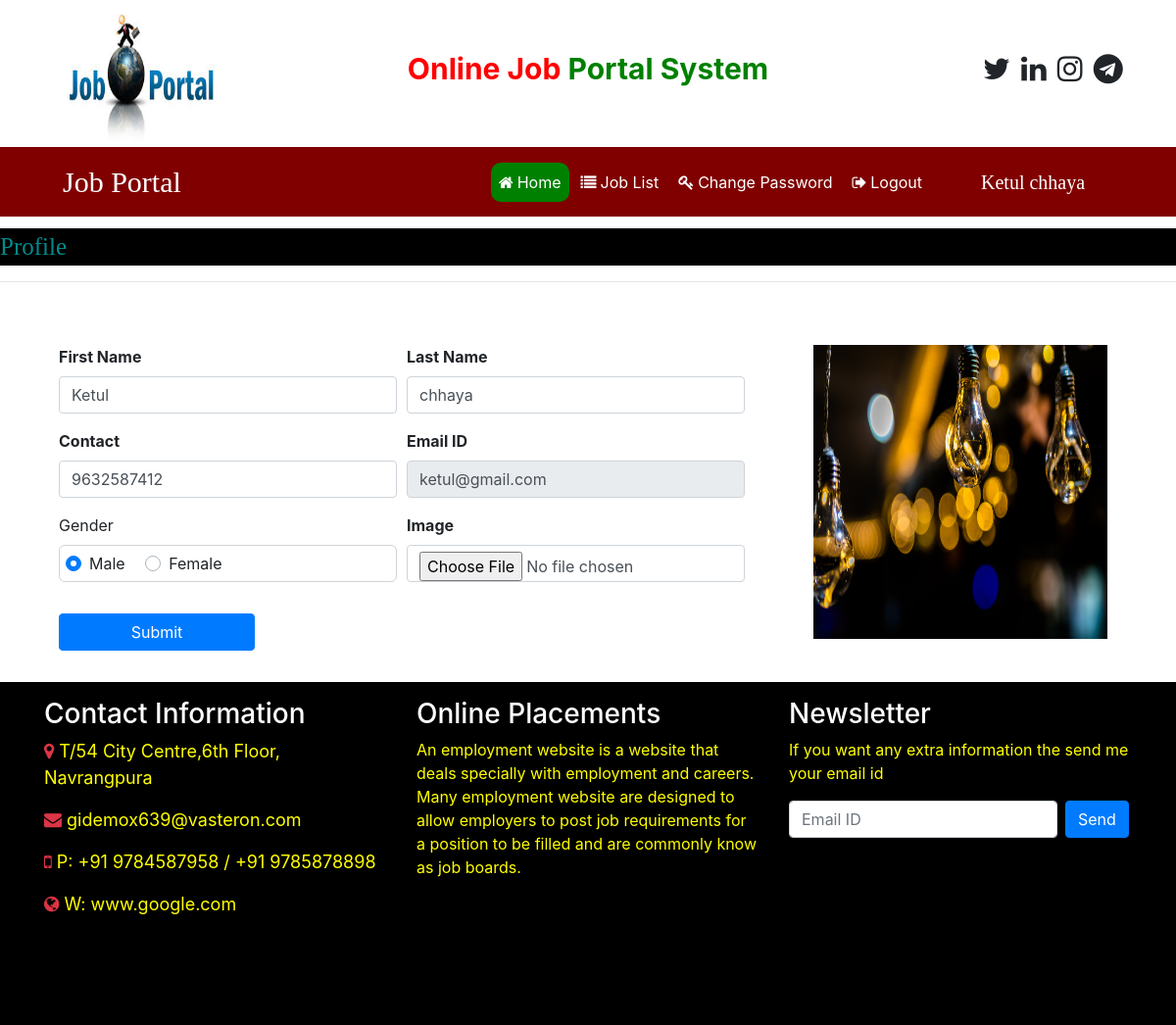
/user_home (signed in), run on the app's committed database.
### job/models.py (models this page shows, shortened)
class StudentUser(models.Model):
    user = models.ForeignKey(User, on_delete=models.CASCADE)
    mobile = models.CharField(max_length=15, null=True)
    image = models.FileField(null=True)
    gender = models.CharField(max_length=10, null=True)
    type = models.CharField(max_length=15, null=True)

### job/views.py (the view, shortened to what this page needs)
# urls.py: path('user_home', user_home, name='user_home'),
def user_home(request):
    if not request.user.is_authenticated:
        return redirect(reverse("user_login"))
    user = request.user
    student = StudentUser.objects.get(user=user)
    error = ''
    d={'student': student, 'error': error}
    return render(request, 'user_home.html', d)

### job/templates/user_home.html (shortened to what this page needs)
{% load static %}
{% block body %}
{% include "user_navigation.html" %}
<marquee style="font-family:'Monotype Corsiva'; font-size:25px; color:darkcyan; background-color:black; margin-top:1%">
    Profile
</marquee>
<hr>
<div class="container">
    <div class="row">
        <div class="col-sm-8">
            <form class="container mt-5" name="signup" method="post" enctype="multipart/form-data">
                <div class="form-row">
                    <div class="form-group col-md-6">
                        <label><b>First Name</b></label>
                        <input type="text" class="form-control" name="fname" value="{{student.user.first_name}}" required>
                    </div>
                    <div class="form-group col-md-6">
                        <label><b>Last Name</b></label>
                        <input type="text" class="form-control" name="lname" value="{{student.user.last_name}}" required>
                    </div>
                </div>
                <div class="form-row">
                    <div class="form-group col-md-6">
                        <label><b>Contact</b></label>
                        <input type="text" class="form-control" name="contact" value="{{student.mobile}}" required>
                    </div>
                    <div class="form-group col-md-6">
                        <label><b>Email ID</b></label>
                        <input type="text" class="form-control" name="email" value="{{student.user.username}}" readonly required>
                    </div>
                </div>
                <div class="form-row">
                    <div class="form-group col-md-6">
                        <label>Gender</label>
                        {% if student.gender == "Male" %}
                        <div style="border: 1px solid lightgrey; padding: 6px; border-radius: 6px">
                            <div class="custom-control custom-radio custom-control-inline">
                                <label class="custom-control-label" for="customRadioInline1">Male</label>
                            </div>
                            <div class="custom-control custom-radio custom-control-inline">
                                <label class="custom-control-label" for="customRadioInline2">Female</label>
                            </div>
                        </div>
                        {% endif %}
                    </div>
                    <div class="form-group col-md-6">
                        <label><b>Image</b></label>
                        <input type="file" class="form-control" name="image" accept="image/*">
                    </div>
                </div>
                <input type="submit" value="Submit" class="btn btn-primary my-3" style="width: 200px">
            </form>
        </div>
        <div class="col-sm-4 mt-5 text-center">
            <img src="{{student.image.url}}" width="300px" height="300px">
        </div>
    </div>
</div>
{% include "footer.html" %}
{% endblock body %}

### job/templates/user_navigation.html (shortened to what this page needs)
<!DOCTYPE html>
<html lang="en">
<head>
    {% load static %}
    <link rel="stylesheet" href="https://cdn.jsdelivr.net/npm/bootstrap@4.6.2/dist/css/bootstrap.min.css">
    <link rel="stylesheet" href="https://cdnjs.cloudflare.com/ajax/libs/font-awesome/4.7.0/css/font-awesome.min.css">
</head>
<body>
    <div class="container">
        <div class="row">
            <div class="col-sm-3">
                <img src="{% static 'images/job1.jpg' %}" style="width:180px; height:150px">
            </div>
            <div class="col-sm-6 mt-5 text-center">
                <span style="font-weight:bold; font-size:30px">
                    <span style="color:red">Online Job</span>
                    <span style="color:green">Portal System</span>
                </span>
            </div>
            <div class="col-sm-3 mt-5" style="padding-left:10%;">
                <span style="font-weight:bold; font-size:30px">
                    <span><i class="fa fa-twitter pl-1"></i></span>
                    <span><i class="fa fa-linkedin pl-1"></i></span>
                    <span><i class="fa fa-instagram pl-1"></i></span>
                    <span><i class="fa fa-telegram pl-1"></i></span>
                </span>
            </div>
        </div>
    </div>
    <nav class="navbar navbar-expand-sm" style="background-color:maroon">
        <a href="" class="navbar-brand text-white pl-5 font-weight:bold" style="font-family:'Monotype Corsiva'; font-size:30px">Job Portal</a>
        <ul class="navbar-nav">
            <li class="nav-item">
                <a class="nav-link {% if request.path == '/user_home' %}active{% endif %}" href="{% url "user_home" %}" style="margin-left:300px"><i class="fa fa-home mr-1"></i>Home</a>
            </li>
            <li class="nav-item">
                <a class="nav-link {% if request.path == '/user_latestjobs' %}active{% endif %}" href="{% url "user_latestjobs" %}"><i class="fa fa-list mr-1"></i>Job List</a>
            </li>
            <li class="nav-item">
                <a class="nav-link {% if request.path == '/change_passworduser' %}active{% endif %}" href="{% url "change_passworduser" %}"><i class="fa fa-key mr-1"></i>Change Password</a>
            </li>
            <li class="nav-item">
                <a class="nav-link {% if request.path == '/Logout' %}active{% endif %}" href="{% url "Logout" %}"><i class="fa fa-sign-out mr-1"></i>Logout</a>
            </li>
        </ul>
        <a href="" class="navbar-brand text-white pl-5 font-weight:bold" style="font-family:'Monotype Corsiva'; font-size:20px">{{request.user.first_name}} {{request.user.last_name}}</a>
    </nav>
</body>
</html>

### job/templates/user_navigation.html (style rules this page uses)
.nav-link { color: white !important; margin-right:4px; }
.active { background-color:green; border-radius:10px; }

### data on the page
StudentUser: fname "Ketul", lname "chhaya", contact "9632587412", email "ketul@gmail.com", image (picture)

### other printed values
{{ request.user.first_name }} "Ketul"
{{ request.user.last_name }} "chhaya"
